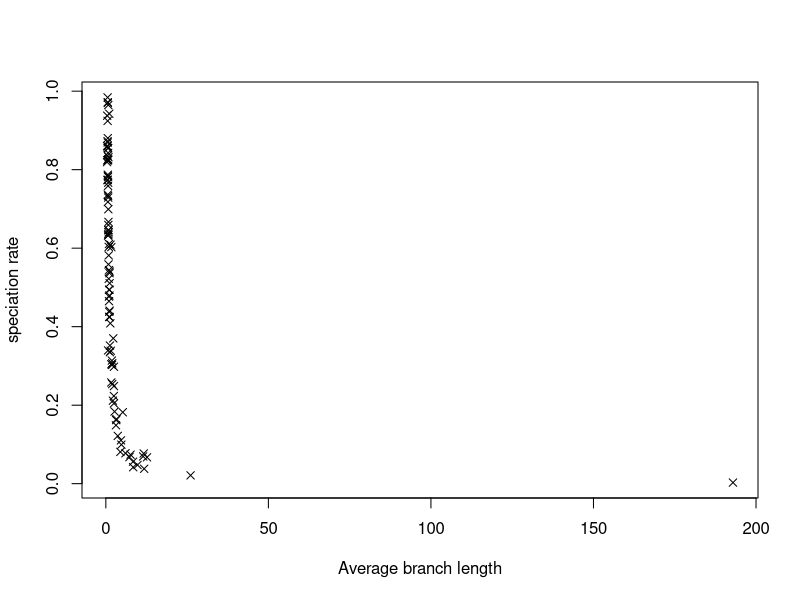
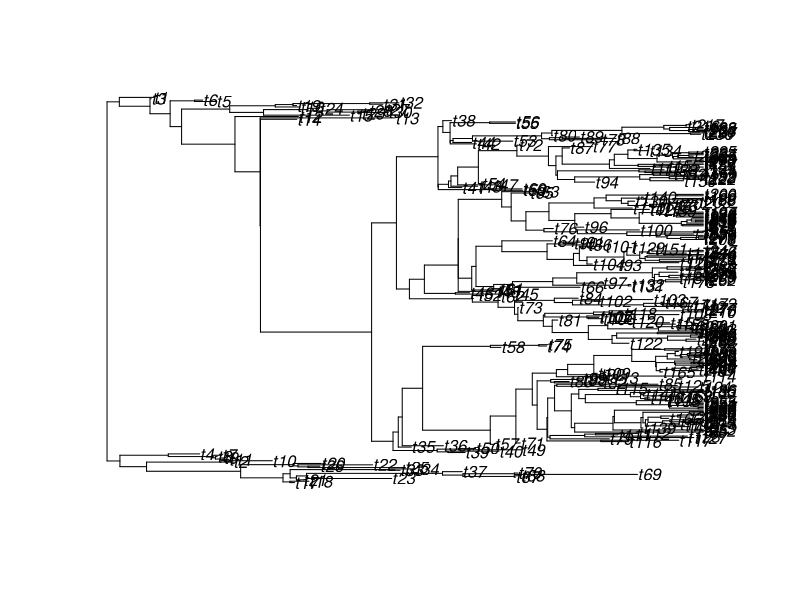
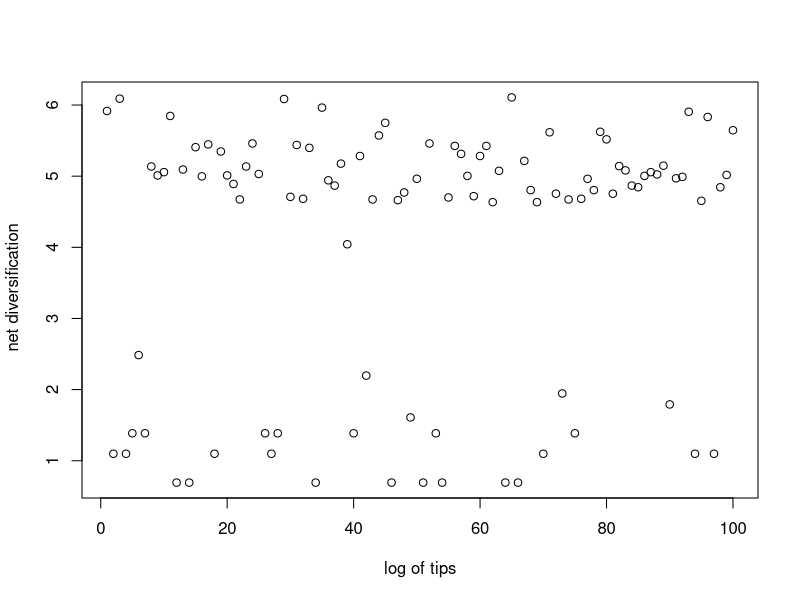
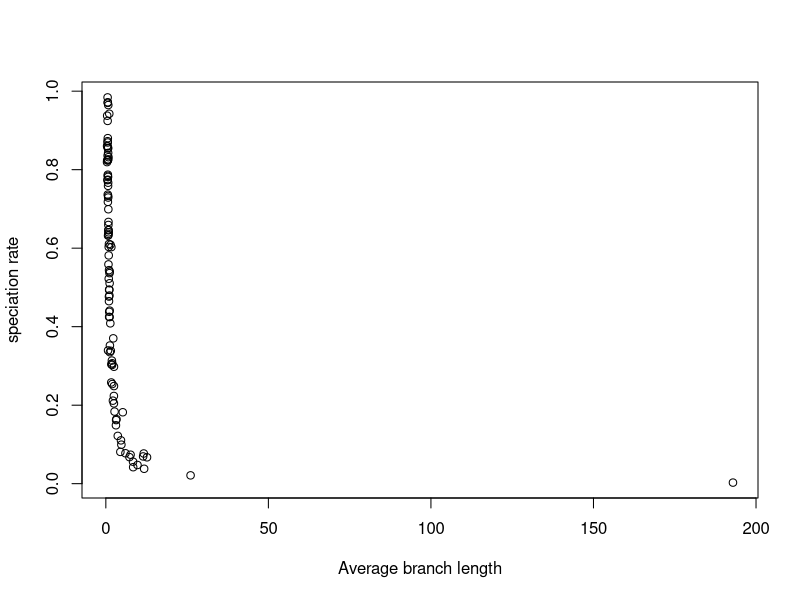
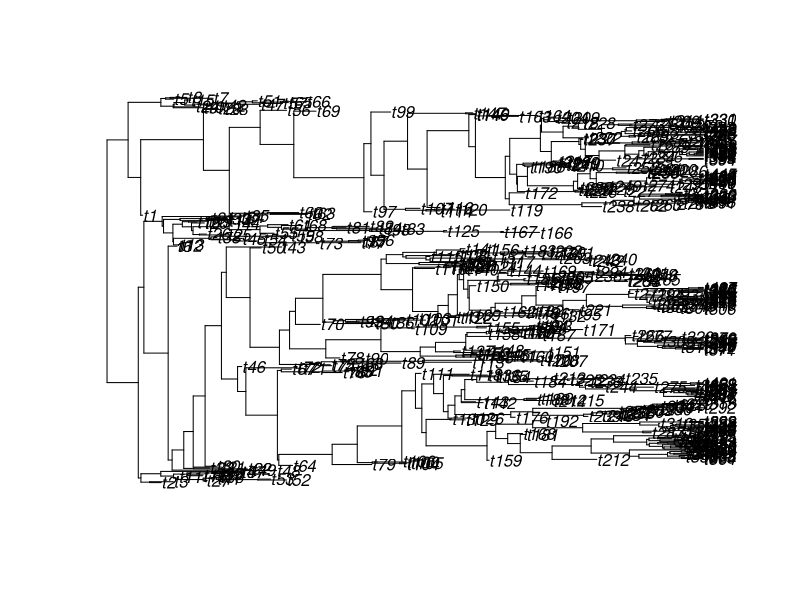
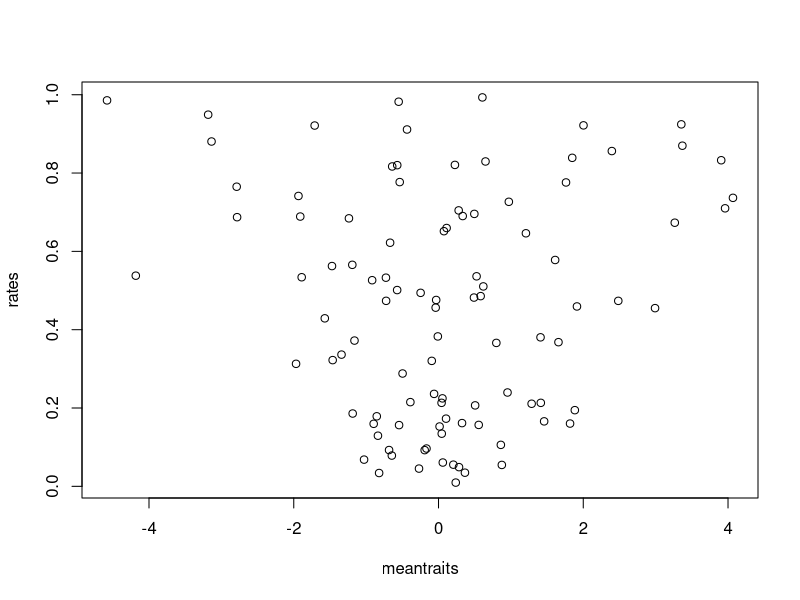
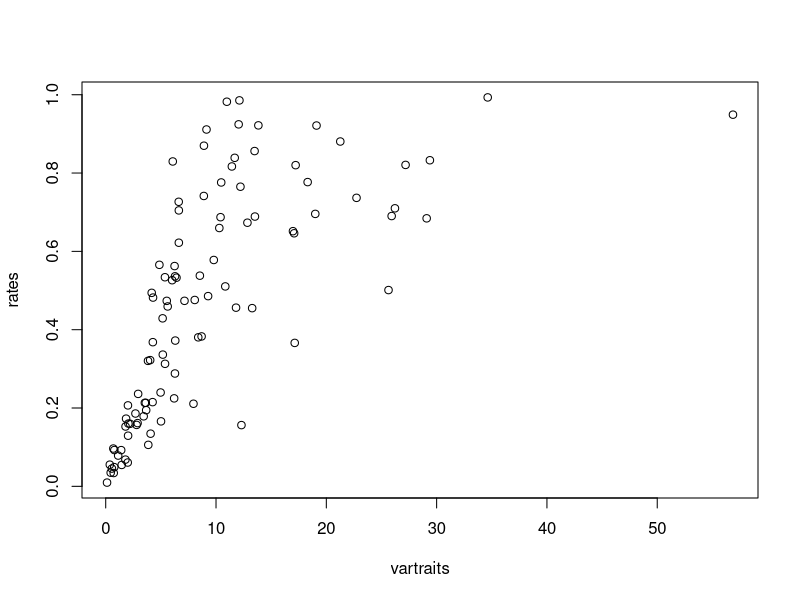
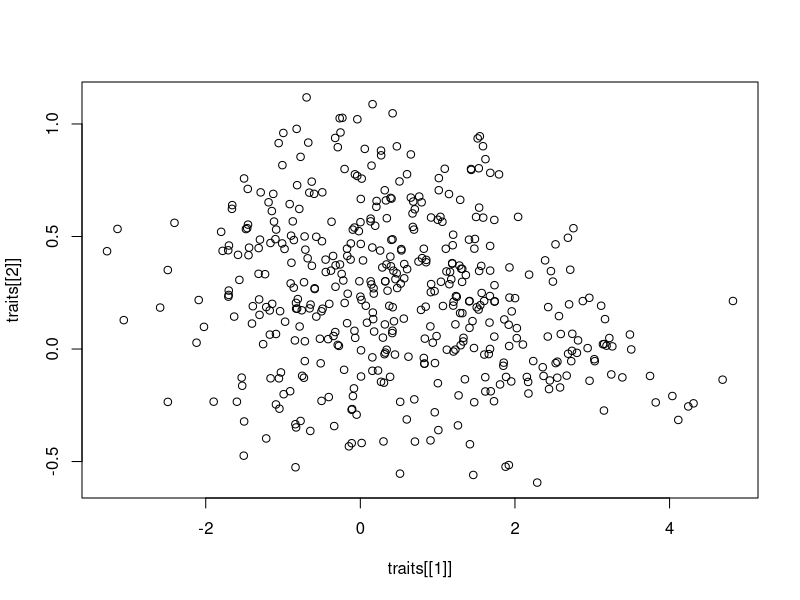

These figures' R source, in order:
setwd("/Users/adammcmillion/Desktop/Evolution/Tasks/Task_08")
library(phytools)
help(phytools)
trees<-list()
births<-vector()
Fractions<-vector()
random<-c()
random2<-c()
treelist<-c()
for(i in 1:100){
  births[i]<-runif(1)
  Fractions[i]<-runif(1)
  trees[[i]]<-pbtree(b=births[i], d=(Fractions[i]*births[i]), n=100)
  random[[i]]<-births[i]
  random2[[i]]<-(Fractions[i])
  treelist[[i]]<-mean(trees[[i]]$edge.length)
}
pdf('Trees.pdf')
plot(trees[[i]])
dev.off()
sapply(trees,Ntip)
tips<-log(sapply(trees,Ntip))
random3<-unlist(random)
head(tips)
pdf("log tips & Diversification question 4. pdf")
plot(tips, xlab="log of tips", ylab=" net diversification")
dev.off()
?cor
cor(tips,random3)
random4<-unlist(random2)
treelist2<-unlist(treelist)
plot(treelist2, random3, ylab="speciation rate", xlab="Average branch length",pch=4)
pdf("speciation rate and average branch length.pdf")
plot(treelist2, random3, ylab="speciation rate", xlab="Average branch length", pch=1)
dev.off()
cor(treelist2,random4)
Tree<-trees[[which.max(tips)]]
pdf("Tree.pdf")
plot(Tree)
dev.off()
rates<-vector()
traits<-c()
meantraits<-c()
vartraits<-c()
for(i in 1:100){
  rates[i]<-runif(1)
traits[[i]]<-fastBM(tree=Tree, sig2=rates[i])  
meantraits[[i]]<-mean(traits[[i]])
vartraits[[i]]<-var(traits[[i]])
}
meantraits<-unlist(meantraits)
pdf("rates of meantratis.pdf")
plot(meantraits,rates)
dev.off()
cor(meantraits, rates)
#The correlation was 0.0599, which is telling us it is less related tot he variant.
vartraits<-unlist(vartraits)
pdf("rate of vartraits.pdf")
plot(vartraits,rates)
dev.off()
cor(vartraits,rates)
#The correlation was 0.739, which is telling us it is more closely related to the variant.
pdf("08_plot.pdf")
plot(traits[[1]], traits[[2]])
dev.off()
cor(traits[[1]],traits[[2]])
#The correlation test was 0.111
traitMat<-cbind(traits[[1]], traits[[4]])


#Extra credit:
pdf("08EC plot.pdf")
phylomorphospace(Tree, traitMat, xlab="Trait 1", ylab="Trait 2")
dev.off()
